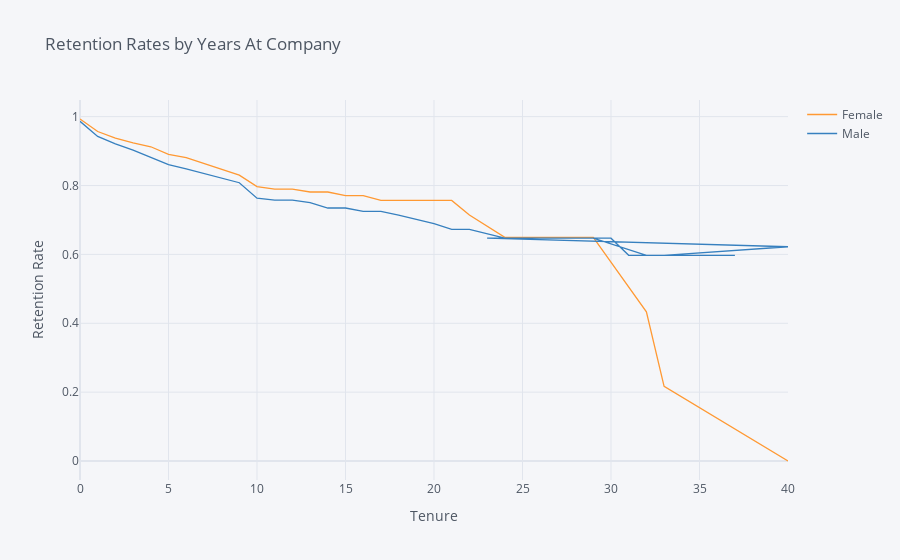

The code cell stored with this chart in its notebook:
### Code cell
rates = survival(data, 'Gender', 'YearsAtCompany', 'Attrition')
rates.iplot(kind='line', xTitle='Tenure', yTitle='Retention Rate',
            title='Retention Rates by Years At Company')

### Figure 1 — Plotly figure (JSON) as saved in the notebook; plotly's stock layout.template omitted (floating-point values rounded to 4 significant figures)
{"data": [{"line": {"color": "rgba(255, 153, 51, 1.0)", "dash": "solid", "shape": "linear", "width": 1.3}, "mode": "lines", "name": "Female", "text": "", "type": "scatter", "x": [0, 1, 2, 3, 4, 5, 6, 7, 8, 9, 10, 11, 12, 13, 14, 15, 16, 17, 18, 19, 20, 21, 22, 24, 25, 26, 27, 29, 32, 33, 40, 23, 30, 31, 34, 36, 37], "y": [0.9932, 0.9568, 0.938, 0.9239, 0.9126, 0.8906, 0.8813, 0.8642, 0.8487, 0.8303, 0.7969, 0.7898, 0.7898, 0.7812, 0.7812, 0.7704, 0.7704, 0.7566, 0.7566, 0.7566, 0.7566, 0.7566, 0.7146, 0.6496, 0.6496, 0.6496, 0.6496, 0.6496, 0.4331, 0.2165, 0, "", "", "", "", "", ""]}, {"line": {"color": "rgba(55, 128, 191, 1.0)", "dash": "solid", "shape": "linear", "width": 1.3}, "mode": "lines", "name": "Male", "text": "", "type": "scatter", "x": [0, 1, 2, 3, 4, 5, 6, 7, 8, 9, 10, 11, 12, 13, 14, 15, 16, 17, 18, 19, 20, 21, 22, 24, 25, 26, 27, 29, 32, 33, 40, 23, 30, 31, 34, 36, 37], "y": [0.9864, 0.9425, 0.921, 0.9029, 0.8815, 0.861, 0.8483, 0.8342, 0.8206, 0.8081, 0.7634, 0.7577, 0.7577, 0.7506, 0.7347, 0.7347, 0.725, 0.725, 0.714, 0.7021, 0.6894, 0.6729, 0.6729, 0.6471, 0.6471, 0.6471, 0.6471, 0.6471, 0.5973, 0.5973, 0.6222, 0.6471, 0.6471, 0.5973, 0.5973, 0.5973, 0.5973]}], "layout": {"autosize": true, "legend": {"bgcolor": "#F5F6F9", "font": {"color": "#4D5663"}}, "paper_bgcolor": "#F5F6F9", "plot_bgcolor": "#F5F6F9", "title": {"font": {"color": "#4D5663"}, "text": "Retention Rates by Years At Company"}, "xaxis": {"autorange": true, "gridcolor": "#E1E5ED", "range": [0, 40], "showgrid": true, "tickfont": {"color": "#4D5663"}, "title": {"font": {"color": "#4D5663"}, "text": "Tenure"}, "type": "linear", "zerolinecolor": "#E1E5ED"}, "yaxis": {"autorange": true, "gridcolor": "#E1E5ED", "range": [-0.05518, 1.048], "showgrid": true, "tickfont": {"color": "#4D5663"}, "title": {"font": {"color": "#4D5663"}, "text": "Retention Rate"}, "type": "linear", "zerolinecolor": "#E1E5ED"}}}
